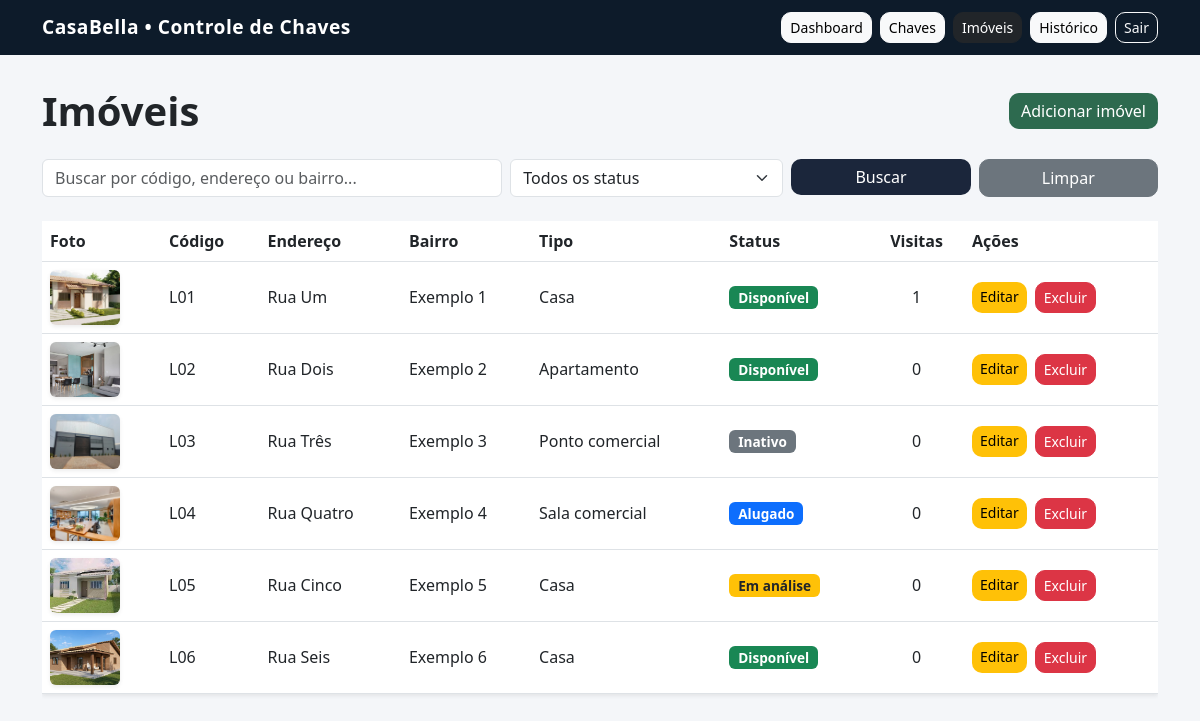
/imoveis/?page=2&q=&status= (signed in), run on an earlier commit of the app's database.
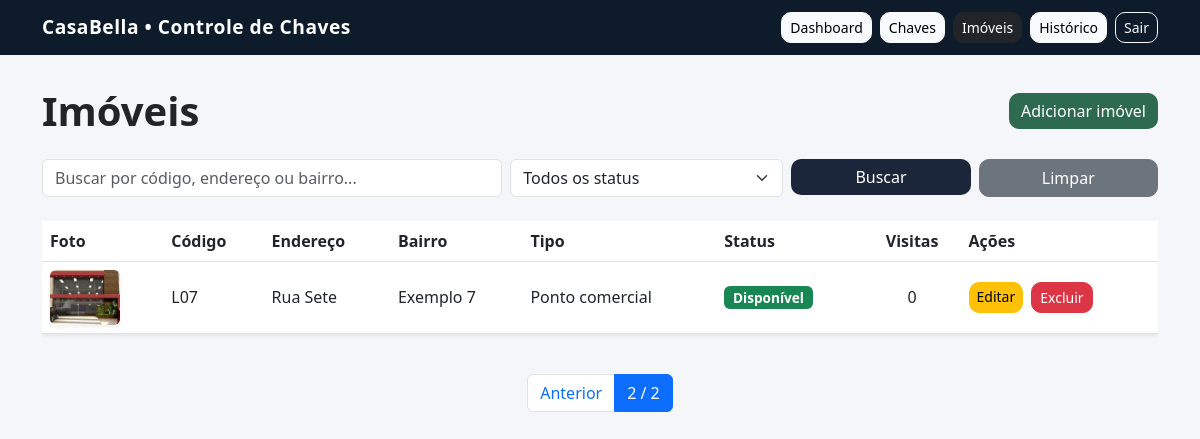
And on a later commit of the database.
### imoveis/models.py (models this page shows, shortened)
class Imovel(models.Model):
    codigo = models.CharField(max_length=50)
    endereco = models.CharField(max_length=200)
    bairro = models.CharField(max_length=100)
    tipo = models.ForeignKey(TipoImovel, on_delete=models.SET_NULL, null=True, blank=True)
    status = models.CharField(
        max_length=50,
        choices=[
            ('disponivel', 'Disponível'),
            ('analise', 'Em análise'),
            ('alugado', 'Alugado'),
            ('inativo', 'Inativo'),
        ],
        default='disponivel'
    )
    foto = models.ImageField(upload_to='imoveis/', blank=True, null=True)
    created_at = models.DateTimeField(auto_now_add=True)

class TipoImovel(models.Model):
    nome = models.CharField(max_length=100)
    descricao = models.TextField(blank=True)

### imoveis/views.py (the view, shortened to what this page needs)
# urls.py: path('imoveis/', views.imovel_list, name='imovel_list'),
@login_required
def imovel_list(request):
    query = request.GET.get('q', '')
    status = request.GET.get('status', '')
    imoveis = Imovel.objects.annotate(
        total_visitas=Count(
            'chave__movimentacao',
            filter=models.Q(chave__movimentacao__acao='retirada')
        )
    )
    if status:
        imoveis = imoveis.filter(status=status)
    imoveis = imoveis.order_by('codigo')
    paginator = Paginator(imoveis, 6)
    page = request.GET.get('page')
    imoveis = paginator.get_page(page)
    return render(request, 'imoveis/list.html', {
        'imoveis': imoveis,
        'query': query,
        'status_atual': status
    })

### imoveis/templates/imoveis/list.html (shortened to what the changed rows need)
{% extends "imoveis/base.html" %}
{% block content %}
<div class="d-flex justify-content-between align-items-center mb-4 flex-wrap gap-2">
    <h1 class="fw-bold mb-0">Imóveis</h1>
</div>
<div class="d-none d-md-block">
    <div class="table-responsive">
        <table class="table table-hover align-middle bg-white shadow-sm">
            <thead>
                <tr>
                    <th>Foto</th>
                    <th>Código</th>
                    <th>Endereço</th>
                    <th>Bairro</th>
                    <th>Tipo</th>
                    <th>Status</th>
                    <th class="text-center">Visitas</th>
                    <th>Ações</th>
                </tr>
            </thead>
            <tbody>
                {% for imovel in imoveis %}
                    <tr>
                        <td>
                            {% if imovel.foto %}
                                <img src="{{ imovel.foto.url }}"
                                     width="70"
                                     height="55"
                                     class="rounded shadow-sm"
                                     style="object-fit: cover;">
                            {% else %}
                                <div class="bg-light border rounded d-flex align-items-center justify-content-center text-muted"
                                    style="width: 70px; height: 55px; font-size: 12px;">
                                   Sem foto
                                </div>
                            {% endif %}
                        </td>
                        <td>{{ imovel.codigo }}</td>
                        <td>{{ imovel.endereco }}</td>
                        <td>{{ imovel.bairro }}</td>
                        <td>{{ imovel.tipo.nome|default:"-" }}</td>
                        <td>
                            {% if imovel.status == 'disponivel' %}
                                <span class="badge bg-success">Disponível</span>
                            {% elif imovel.status == 'analise' %}
                                <span class="badge bg-warning text-dark">Em análise</span>
                            {% elif imovel.status == 'alugado' %}
                                <span class="badge bg-primary">Alugado</span>
                            {% elif imovel.status == 'inativo' %}
                                <span class="badge bg-secondary">Inativo</span>
                            {% else %}
                                <span class="badge bg-light text-dark">{{ imovel.status }}</span>
                            {% endif %}
                        </td>
                        <td class="text-center">
                            {{ imovel.total_visitas }}
                        </td>
                        <td>
                            <div class="d-flex gap-2 flex-wrap">
                                <a href="{% url 'imovel_update' imovel.pk %}"
                                   class="btn btn-warning btn-sm">
                                    Editar
                                </a>
                                {% if user.is_superuser or 'Gerentes' in user.groups.all|join:', ' %}
                                    <a href="{% url 'imovel_delete' imovel.pk %}"
                                       class="btn btn-danger btn-sm">
                                        Excluir
                                    </a>
                                {% endif %}
                            </div>
                        </td>
                    </tr>
                {% empty %}
                    <tr>
                        <td colspan="8" class="text-center text-muted">
                            Nenhum imóvel encontrado.
                        </td>
                    </tr>
                {% endfor %}
            </tbody>
        </table>
    </div>
</div>
{% if imoveis.has_other_pages %}
<nav class="mt-4">
    <ul class="pagination justify-content-center">
        {% if imoveis.has_previous %}
            <li class="page-item">
                <a class="page-link"
                   href="?page={{ imoveis.previous_page_number }}&q={{ query }}&status={{ status_atual }}">
                    Anterior
                </a>
            </li>
        {% endif %}
        <li class="page-item active">
            <span class="page-link">
                {{ imoveis.number }} / {{ imoveis.paginator.num_pages }}
            </span>
        </li>
    </ul>
</nav>
{% endif %}
{% endblock %}

What changed in the data, as far as the page shows it:
no longer on this page (row unchanged): Imovel: foto (picture), codigo "L01", endereco "Rua Um", bairro "Exemplo 1", tipo.nome "Casa", status "Disponível", total_visitas "1"
no longer on this page (row unchanged): Imovel: foto (picture), codigo "L02", endereco "Rua Dois", bairro "Exemplo 2", tipo.nome "Apartamento", status "Disponível", total_visitas "0"
no longer on this page (row unchanged): Imovel: foto (picture), codigo "L03", endereco "Rua Três", bairro "Exemplo 3", tipo.nome "Ponto comercial", status "Inativo", total_visitas "0"
no longer on this page (row edited): Imovel: foto (picture), codigo "L04", endereco "Rua Quatro", bairro "Exemplo 4", tipo.nome "Sala comercial", status "Alugado", total_visitas "0"
no longer on this page (row unchanged): Imovel: foto (picture), codigo "L05", endereco "Rua Cinco", bairro "Exemplo 5", tipo.nome "Casa", status "Em análise", total_visitas "0"
no longer on this page (row edited): Imovel: foto (picture), codigo "L06", endereco "Rua Seis", bairro "Exemplo 6", tipo.nome "Casa", status "Disponível", total_visitas "0"
added Imovel: foto (picture), codigo "L07", endereco "Rua Sete", bairro "Exemplo 7", tipo.nome "Ponto comercial", status "Disponível", total_visitas "0"
Also different on the page:
{{ imoveis.number }}: (not shown) → "2"
{{ imoveis.paginator.num_pages }}: (not shown) → "2"
text now shown: "Anterior /"
